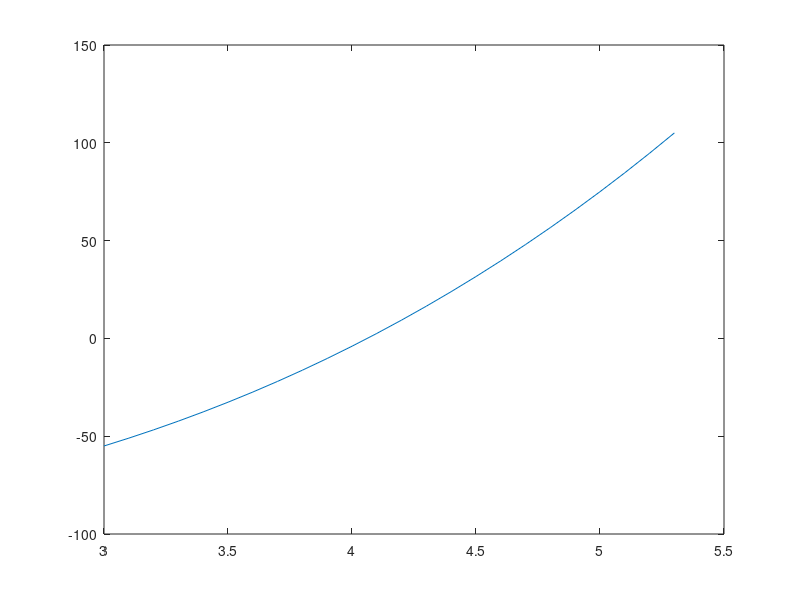

This chart was generated by the following MATLAB code:
F = @(x) x^3 + 2*x^2 - 100;
a = 3;
b = 5.3;

X = a:0.1:b;
for i=1:length(X)
  Y(i) = F(X(i));
endfor

a_temp = a;
b_temp = b;
ex = 0.0000000001;
e0 = 0.0000000001;

while(abs(a_temp - b_temp) > ex)
  x0 = (a_temp + b_temp) / 2;
  f0 = F(x0);
  if(f0 < e0)
    x0
  endif
  if(F(a_temp) * F(b_temp) < 0)
    b_temp = x0;
  else
    a_temp = x0;
  endif
endwhile

plot(X, Y);